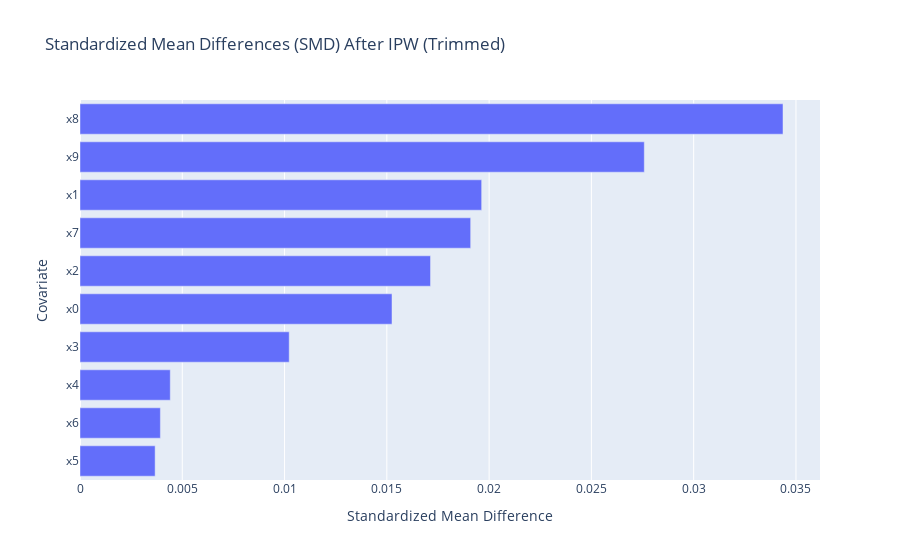

The notebook cell saved with this chart:
### Code cell
fig = px.bar(smd_df, x="SMD", y="Covariate", orientation="h",
             title="Standardized Mean Differences (SMD) After IPW (Trimmed)",
             labels={"SMD": "Standardized Mean Difference", "Covariate": "Covariate"})
fig.update_layout(yaxis=dict(autorange="reversed"))
fig.show()

### Figure 1 — Plotly figure (JSON) as saved in the notebook; plotly's stock layout.template omitted (floating-point values rounded to 4 significant figures)
{"data": [{"hovertemplate": "Standardized Mean Difference=%{x}<br>Covariate=%{y}<extra></extra>", "legendgroup": "", "marker": {"color": "#636efa", "pattern": {"shape": ""}}, "name": "", "orientation": "h", "showlegend": false, "textposition": "auto", "type": "bar", "x": [0.03437, 0.02759, 0.01964, 0.0191, 0.01714, 0.01525, 0.01023, 0.004413, 0.00393, 0.003673], "xaxis": "x", "y": ["x8", "x9", "x1", "x7", "x2", "x0", "x3", "x4", "x6", "x5"], "yaxis": "y"}], "layout": {"barmode": "relative", "legend": {"tracegroupgap": 0}, "title": {"text": "Standardized Mean Differences (SMD) After IPW (Trimmed)"}, "xaxis": {"anchor": "y", "domain": [0, 1], "title": {"text": "Standardized Mean Difference"}}, "yaxis": {"anchor": "x", "autorange": "reversed", "domain": [0, 1], "title": {"text": "Covariate"}}}}
